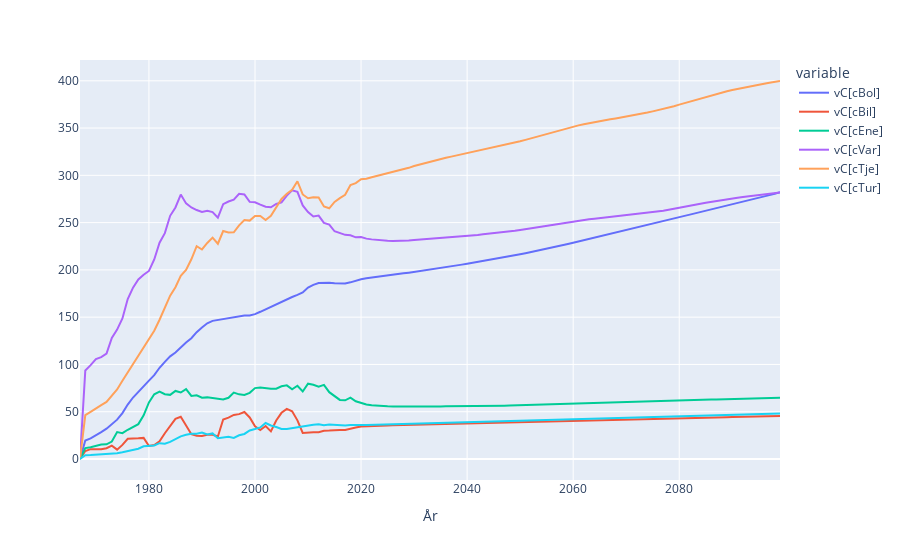

Notebook cell for this chart:
### Markdown cell above
If we want other components we can simply be more specific (or supply a different *default_set_aggregations* dictionary):

### Code cell
plot(b.vC[b.c])

### Figure 1 — Plotly figure (JSON) as saved in the notebook; plotly's stock layout.template omitted (floating-point values rounded to 4 significant figures; data arrays with more than 128 entries replaced by an {"elided": "..."} marker saying what was removed)
{"data": [{"hovertemplate": "variable=vC[cBol]<br>index=%{x}<br>value=%{y}<extra></extra>", "legendgroup": "vC[cBol]", "line": {"color": "#636efa", "dash": "solid"}, "mode": "lines", "name": "vC[cBol]", "orientation": "v", "showlegend": true, "type": "scatter", "x": {"elided": "133 int values"}, "xaxis": "x", "y": {"elided": "133 float values"}, "yaxis": "y"}, {"hovertemplate": "variable=vC[cBil]<br>index=%{x}<br>value=%{y}<extra></extra>", "legendgroup": "vC[cBil]", "line": {"color": "#EF553B", "dash": "solid"}, "mode": "lines", "name": "vC[cBil]", "orientation": "v", "showlegend": true, "type": "scatter", "x": {"elided": "133 int values"}, "xaxis": "x", "y": {"elided": "133 float values"}, "yaxis": "y"}, {"hovertemplate": "variable=vC[cEne]<br>index=%{x}<br>value=%{y}<extra></extra>", "legendgroup": "vC[cEne]", "line": {"color": "#00cc96", "dash": "solid"}, "mode": "lines", "name": "vC[cEne]", "orientation": "v", "showlegend": true, "type": "scatter", "x": {"elided": "133 int values"}, "xaxis": "x", "y": {"elided": "133 float values"}, "yaxis": "y"}, {"hovertemplate": "variable=vC[cVar]<br>index=%{x}<br>value=%{y}<extra></extra>", "legendgroup": "vC[cVar]", "line": {"color": "#ab63fa", "dash": "solid"}, "mode": "lines", "name": "vC[cVar]", "orientation": "v", "showlegend": true, "type": "scatter", "x": {"elided": "133 int values"}, "xaxis": "x", "y": {"elided": "133 float values"}, "yaxis": "y"}, {"hovertemplate": "variable=vC[cTje]<br>index=%{x}<br>value=%{y}<extra></extra>", "legendgroup": "vC[cTje]", "line": {"color": "#FFA15A", "dash": "solid"}, "mode": "lines", "name": "vC[cTje]", "orientation": "v", "showlegend": true, "type": "scatter", "x": {"elided": "133 int values"}, "xaxis": "x", "y": {"elided": "133 float values"}, "yaxis": "y"}, {"hovertemplate": "variable=vC[cTur]<br>index=%{x}<br>value=%{y}<extra></extra>", "legendgroup": "vC[cTur]", "line": {"color": "#19d3f3", "dash": "solid"}, "mode": "lines", "name": "vC[cTur]", "orientation": "v", "showlegend": true, "type": "scatter", "x": {"elided": "133 int values"}, "xaxis": "x", "y": {"elided": "133 float values"}, "yaxis": "y"}], "layout": {"legend": {"title": {"text": "variable"}, "tracegroupgap": 0}, "margin": {"t": 60}, "xaxis": {"anchor": "y", "domain": [0, 1], "title": {"text": "År"}}, "yaxis": {"anchor": "x", "domain": [0, 1], "title": {"text": ""}}}}
